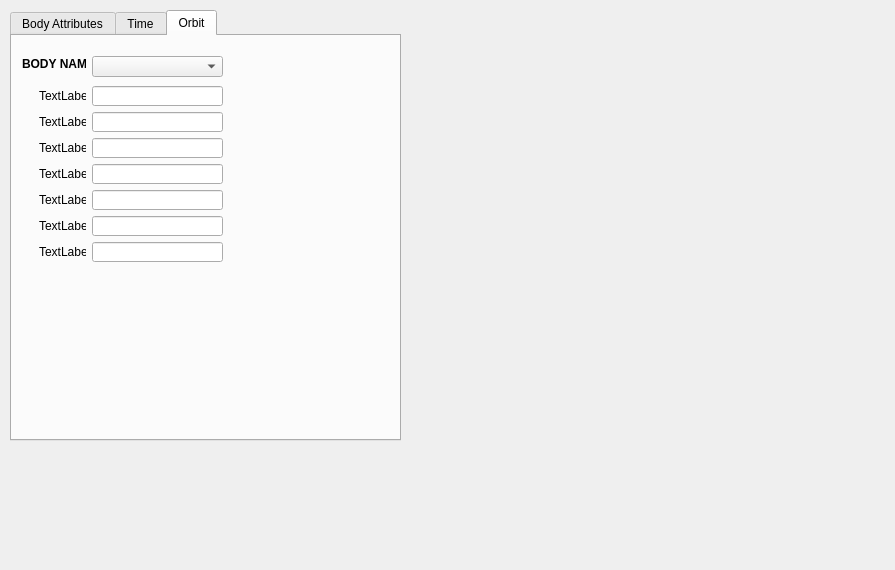
<?xml version="1.0" encoding="UTF-8"?>
<ui version="4.0">
 <class>wdg_epoch</class>
 <widget class="QWidget" name="wdg_epoch">
  <property name="geometry">
   <rect>
    <x>0</x>
    <y>0</y>
    <width>895</width>
    <height>570</height>
   </rect>
  </property>
  <property name="windowTitle">
   <string>Epoch Widget</string>
  </property>
  <widget class="QTabWidget" name="tabWidget">
   <property name="geometry">
    <rect>
     <x>10</x>
     <y>10</y>
     <width>391</width>
     <height>431</height>
    </rect>
   </property>
   <property name="currentIndex">
    <number>2</number>
   </property>
   <widget class="QWidget" name="tab_body">
    <attribute name="title">
     <string>Body Attributes</string>
    </attribute>
    <widget class="QWidget" name="widget_body_attr" native="true">
     <property name="geometry">
      <rect>
       <x>10</x>
       <y>10</y>
       <width>211</width>
       <height>321</height>
      </rect>
     </property>
     <widget class="QLineEdit" name="lineEdit_J3">
      <property name="geometry">
       <rect>
        <x>70</x>
        <y>290</y>
        <width>133</width>
        <height>20</height>
       </rect>
      </property>
     </widget>
     <widget class="QLineEdit" name="lineEdit_J2">
      <property name="geometry">
       <rect>
        <x>70</x>
        <y>264</y>
        <width>133</width>
        <height>20</height>
       </rect>
      </property>
     </widget>
     <widget class="QLineEdit" name="lineEdit_Rmean">
      <property name="geometry">
       <rect>
        <x>70</x>
        <y>160</y>
        <width>133</width>
        <height>20</height>
       </rect>
      </property>
     </widget>
     <widget class="QLabel" name="label_symbol">
      <property name="geometry">
       <rect>
        <x>0</x>
        <y>108</y>
        <width>61</width>
        <height>16</height>
       </rect>
      </property>
      <property name="text">
       <string>&lt;html&gt;&lt;head/&gt;&lt;body&gt;&lt;p&gt;&lt;span style=&quot; font-weight:600;&quot;&gt;symbol&lt;/span&gt;&lt;/p&gt;&lt;/body&gt;&lt;/html&gt;</string>
      </property>
      <property name="alignment">
       <set>Qt::AlignRight|Qt::AlignTrailing|Qt::AlignVCenter</set>
      </property>
     </widget>
     <widget class="QLabel" name="label_J2">
      <property name="geometry">
       <rect>
        <x>0</x>
        <y>264</y>
        <width>61</width>
        <height>16</height>
       </rect>
      </property>
      <property name="text">
       <string>&lt;html&gt;&lt;head/&gt;&lt;body&gt;&lt;p&gt;&lt;span style=&quot; font-weight:600;&quot;&gt;J2&lt;/span&gt;&lt;/p&gt;&lt;/body&gt;&lt;/html&gt;</string>
      </property>
      <property name="alignment">
       <set>Qt::AlignRight|Qt::AlignTrailing|Qt::AlignVCenter</set>
      </property>
     </widget>
     <widget class="QLabel" name="label_name">
      <property name="geometry">
       <rect>
        <x>0</x>
        <y>82</y>
        <width>61</width>
        <height>16</height>
       </rect>
      </property>
      <property name="text">
       <string>&lt;html&gt;&lt;head/&gt;&lt;body&gt;&lt;p&gt;&lt;span style=&quot; font-weight:600;&quot;&gt;name&lt;/span&gt;&lt;/p&gt;&lt;/body&gt;&lt;/html&gt;</string>
      </property>
      <property name="alignment">
       <set>Qt::AlignRight|Qt::AlignTrailing|Qt::AlignVCenter</set>
      </property>
     </widget>
     <widget class="QLabel" name="label_R">
      <property name="geometry">
       <rect>
        <x>0</x>
        <y>134</y>
        <width>61</width>
        <height>16</height>
       </rect>
      </property>
      <property name="text">
       <string>&lt;html&gt;&lt;head/&gt;&lt;body&gt;&lt;p&gt;&lt;span style=&quot; font-weight:600;&quot;&gt;R&lt;/span&gt;&lt;/p&gt;&lt;/body&gt;&lt;/html&gt;</string>
      </property>
      <property name="alignment">
       <set>Qt::AlignRight|Qt::AlignTrailing|Qt::AlignVCenter</set>
      </property>
     </widget>
     <widget class="QLabel" name="label_J3">
      <property name="geometry">
       <rect>
        <x>0</x>
        <y>290</y>
        <width>61</width>
        <height>16</height>
       </rect>
      </property>
      <property name="text">
       <string>&lt;html&gt;&lt;head/&gt;&lt;body&gt;&lt;p&gt;&lt;span style=&quot; font-weight:600;&quot;&gt;J3&lt;/span&gt;&lt;/p&gt;&lt;/body&gt;&lt;/html&gt;</string>
      </property>
      <property name="alignment">
       <set>Qt::AlignRight|Qt::AlignTrailing|Qt::AlignVCenter</set>
      </property>
     </widget>
     <widget class="QComboBox" name="comboBodyName">
      <property name="geometry">
       <rect>
        <x>70</x>
        <y>4</y>
        <width>131</width>
        <height>20</height>
       </rect>
      </property>
     </widget>
     <widget class="QLineEdit" name="lineEdit_Rpolar">
      <property name="geometry">
       <rect>
        <x>70</x>
        <y>186</y>
        <width>133</width>
        <height>20</height>
       </rect>
      </property>
     </widget>
     <widget class="QLabel" name="label_body_name">
      <property name="geometry">
       <rect>
        <x>0</x>
        <y>4</y>
        <width>64</width>
        <height>16</height>
       </rect>
      </property>
      <property name="text">
       <string>&lt;html&gt;&lt;head/&gt;&lt;body&gt;&lt;p&gt;&lt;span style=&quot; font-weight:600;&quot;&gt;BODY NAME&lt;/span&gt;&lt;/p&gt;&lt;/body&gt;&lt;/html&gt;</string>
      </property>
     </widget>
     <widget class="QLabel" name="label_mass">
      <property name="geometry">
       <rect>
        <x>0</x>
        <y>238</y>
        <width>61</width>
        <height>16</height>
       </rect>
      </property>
      <property name="text">
       <string>&lt;html&gt;&lt;head/&gt;&lt;body&gt;&lt;p&gt;&lt;span style=&quot; font-weight:600;&quot;&gt;mass&lt;/span&gt;&lt;/p&gt;&lt;/body&gt;&lt;/html&gt;</string>
      </property>
      <property name="alignment">
       <set>Qt::AlignRight|Qt::AlignTrailing|Qt::AlignVCenter</set>
      </property>
     </widget>
     <widget class="QLineEdit" name="lineEdit_symbol">
      <property name="geometry">
       <rect>
        <x>70</x>
        <y>108</y>
        <width>133</width>
        <height>20</height>
       </rect>
      </property>
     </widget>
     <widget class="QLineEdit" name="lineEdit_k">
      <property name="geometry">
       <rect>
        <x>70</x>
        <y>56</y>
        <width>133</width>
        <height>20</height>
       </rect>
      </property>
     </widget>
     <widget class="QLabel" name="label_parent">
      <property name="geometry">
       <rect>
        <x>0</x>
        <y>30</y>
        <width>61</width>
        <height>16</height>
       </rect>
      </property>
      <property name="text">
       <string>&lt;html&gt;&lt;head/&gt;&lt;body&gt;&lt;p&gt;&lt;span style=&quot; font-weight:600;&quot;&gt;parent&lt;/span&gt;&lt;/p&gt;&lt;/body&gt;&lt;/html&gt;</string>
      </property>
      <property name="alignment">
       <set>Qt::AlignRight|Qt::AlignTrailing|Qt::AlignVCenter</set>
      </property>
     </widget>
     <widget class="QLineEdit" name="lineEdit_rot_period">
      <property name="geometry">
       <rect>
        <x>70</x>
        <y>212</y>
        <width>133</width>
        <height>20</height>
       </rect>
      </property>
     </widget>
     <widget class="QLineEdit" name="lineEdit_name">
      <property name="geometry">
       <rect>
        <x>70</x>
        <y>82</y>
        <width>133</width>
        <height>20</height>
       </rect>
      </property>
     </widget>
     <widget class="QLabel" name="label_Rmean">
      <property name="geometry">
       <rect>
        <x>0</x>
        <y>160</y>
        <width>61</width>
        <height>16</height>
       </rect>
      </property>
      <property name="text">
       <string>&lt;html&gt;&lt;head/&gt;&lt;body&gt;&lt;p&gt;&lt;span style=&quot; font-weight:600;&quot;&gt;R_mean&lt;/span&gt;&lt;/p&gt;&lt;/body&gt;&lt;/html&gt;</string>
      </property>
      <property name="alignment">
       <set>Qt::AlignRight|Qt::AlignTrailing|Qt::AlignVCenter</set>
      </property>
     </widget>
     <widget class="QLabel" name="label_Rpolar">
      <property name="geometry">
       <rect>
        <x>0</x>
        <y>186</y>
        <width>61</width>
        <height>16</height>
       </rect>
      </property>
      <property name="text">
       <string>&lt;html&gt;&lt;head/&gt;&lt;body&gt;&lt;p&gt;&lt;span style=&quot; font-weight:600;&quot;&gt;R_polar&lt;/span&gt;&lt;/p&gt;&lt;/body&gt;&lt;/html&gt;</string>
      </property>
      <property name="alignment">
       <set>Qt::AlignRight|Qt::AlignTrailing|Qt::AlignVCenter</set>
      </property>
     </widget>
     <widget class="QLineEdit" name="lineEdit_parent">
      <property name="geometry">
       <rect>
        <x>70</x>
        <y>30</y>
        <width>133</width>
        <height>20</height>
       </rect>
      </property>
     </widget>
     <widget class="QLineEdit" name="lineEdit_R">
      <property name="geometry">
       <rect>
        <x>70</x>
        <y>134</y>
        <width>133</width>
        <height>20</height>
       </rect>
      </property>
     </widget>
     <widget class="QLabel" name="label_rot_period">
      <property name="geometry">
       <rect>
        <x>0</x>
        <y>210</y>
        <width>61</width>
        <height>21</height>
       </rect>
      </property>
      <property name="text">
       <string>&lt;html&gt;&lt;head/&gt;&lt;body&gt;&lt;p&gt;&lt;span style=&quot; font-weight:600;&quot;&gt;rot_period&lt;/span&gt;&lt;/p&gt;&lt;/body&gt;&lt;/html&gt;</string>
      </property>
      <property name="scaledContents">
       <bool>true</bool>
      </property>
      <property name="alignment">
       <set>Qt::AlignRight|Qt::AlignTrailing|Qt::AlignVCenter</set>
      </property>
      <property name="wordWrap">
       <bool>true</bool>
      </property>
      <property name="margin">
       <number>-1</number>
      </property>
     </widget>
     <widget class="QLabel" name="label_k">
      <property name="geometry">
       <rect>
        <x>0</x>
        <y>56</y>
        <width>61</width>
        <height>16</height>
       </rect>
      </property>
      <property name="text">
       <string>&lt;html&gt;&lt;head/&gt;&lt;body&gt;&lt;p&gt;&lt;span style=&quot; font-weight:600;&quot;&gt;k&lt;/span&gt;&lt;/p&gt;&lt;/body&gt;&lt;/html&gt;</string>
      </property>
      <property name="alignment">
       <set>Qt::AlignRight|Qt::AlignTrailing|Qt::AlignVCenter</set>
      </property>
     </widget>
     <widget class="QLineEdit" name="lineEdit_mass">
      <property name="geometry">
       <rect>
        <x>70</x>
        <y>238</y>
        <width>133</width>
        <height>20</height>
       </rect>
      </property>
     </widget>
    </widget>
   </widget>
   <widget class="QWidget" name="tab_time">
    <attribute name="title">
     <string>Time</string>
    </attribute>
    <widget class="QWidget" name="widget_time_ctrl" native="true">
     <property name="geometry">
      <rect>
       <x>10</x>
       <y>10</y>
       <width>211</width>
       <height>241</height>
      </rect>
     </property>
     <widget class="QDateTimeEdit" name="ref_epoch">
      <property name="geometry">
       <rect>
        <x>10</x>
        <y>30</y>
        <width>111</width>
        <height>22</height>
       </rect>
      </property>
      <property name="alignment">
       <set>Qt::AlignCenter</set>
      </property>
     </widget>
     <widget class="QSlider" name="t_warp_mant">
      <property name="geometry">
       <rect>
        <x>140</x>
        <y>10</y>
        <width>22</width>
        <height>191</height>
       </rect>
      </property>
      <property name="value">
       <number>1</number>
      </property>
      <property name="tracking">
       <bool>true</bool>
      </property>
      <property name="orientation">
       <enum>Qt::Vertical</enum>
      </property>
      <property name="tickPosition">
       <enum>QSlider::TicksAbove</enum>
      </property>
      <property name="tickInterval">
       <number>10</number>
      </property>
     </widget>
     <widget class="QCheckBox" name="chk_is_reverse">
      <property name="geometry">
       <rect>
        <x>30</x>
        <y>110</y>
        <width>70</width>
        <height>21</height>
       </rect>
      </property>
      <property name="text">
       <string>isReverse</string>
      </property>
     </widget>
     <widget class="QLineEdit" name="t_warp_max">
      <property name="geometry">
       <rect>
        <x>170</x>
        <y>20</y>
        <width>21</width>
        <height>20</height>
       </rect>
      </property>
      <property name="text">
       <string>99</string>
      </property>
     </widget>
     <widget class="QLineEdit" name="time_warp">
      <property name="geometry">
       <rect>
        <x>80</x>
        <y>210</y>
        <width>41</width>
        <height>20</height>
       </rect>
      </property>
      <property name="placeholderText">
       <string>time_warp</string>
      </property>
     </widget>
     <widget class="QLabel" name="label_sysepoch">
      <property name="geometry">
       <rect>
        <x>10</x>
        <y>150</y>
        <width>111</width>
        <height>16</height>
       </rect>
      </property>
      <property name="text">
       <string>&lt;html&gt;&lt;head/&gt;&lt;body&gt;&lt;p&gt;&lt;span style=&quot; font-weight:600;&quot;&gt;SYSTEM EPOCH&lt;/span&gt;&lt;/p&gt;&lt;/body&gt;&lt;/html&gt;</string>
      </property>
      <property name="textFormat">
       <enum>Qt::AutoText</enum>
      </property>
      <property name="alignment">
       <set>Qt::AlignCenter</set>
      </property>
     </widget>
     <widget class="QCheckBox" name="chk_is_running">
      <property name="geometry">
       <rect>
        <x>30</x>
        <y>100</y>
        <width>70</width>
        <height>17</height>
       </rect>
      </property>
      <property name="text">
       <string>isRunninng</string>
      </property>
     </widget>
     <widget class="QSpinBox" name="t_warp_exp">
      <property name="geometry">
       <rect>
        <x>150</x>
        <y>210</y>
        <width>31</width>
        <height>22</height>
       </rect>
      </property>
      <property name="minimum">
       <number>-3</number>
      </property>
      <property name="maximum">
       <number>6</number>
      </property>
      <property name="value">
       <number>0</number>
      </property>
      <property name="displayIntegerBase">
       <number>10</number>
      </property>
     </widget>
     <widget class="QLineEdit" name="t_wartp_min">
      <property name="geometry">
       <rect>
        <x>170</x>
        <y>170</y>
        <width>20</width>
        <height>20</height>
       </rect>
      </property>
      <property name="text">
       <string>0</string>
      </property>
     </widget>
     <widget class="QDateTimeEdit" name="system_epoch">
      <property name="geometry">
       <rect>
        <x>10</x>
        <y>170</y>
        <width>111</width>
        <height>22</height>
       </rect>
      </property>
      <property name="alignment">
       <set>Qt::AlignCenter</set>
      </property>
     </widget>
     <widget class="QLabel" name="label_ref_epoch">
      <property name="geometry">
       <rect>
        <x>10</x>
        <y>10</y>
        <width>111</width>
        <height>16</height>
       </rect>
      </property>
      <property name="text">
       <string>&lt;html&gt;&lt;head/&gt;&lt;body&gt;&lt;p&gt;&lt;span style=&quot; font-weight:600;&quot;&gt;REFERENCE EPOCH&lt;/span&gt;&lt;/p&gt;&lt;/body&gt;&lt;/html&gt;</string>
      </property>
      <property name="alignment">
       <set>Qt::AlignCenter</set>
      </property>
     </widget>
     <widget class="QLabel" name="label_time_warp">
      <property name="geometry">
       <rect>
        <x>10</x>
        <y>210</y>
        <width>71</width>
        <height>16</height>
       </rect>
      </property>
      <property name="text">
       <string>&lt;html&gt;&lt;head/&gt;&lt;body&gt;&lt;p&gt;&lt;span style=&quot; font-weight:600;&quot;&gt;TIME WARP&lt;/span&gt;&lt;/p&gt;&lt;/body&gt;&lt;/html&gt;</string>
      </property>
      <property name="alignment">
       <set>Qt::AlignLeading|Qt::AlignLeft|Qt::AlignVCenter</set>
      </property>
     </widget>
     <widget class="QLabel" name="label_exp">
      <property name="geometry">
       <rect>
        <x>120</x>
        <y>210</y>
        <width>31</width>
        <height>16</height>
       </rect>
      </property>
      <property name="text">
       <string>&lt;html&gt;&lt;head/&gt;&lt;body&gt;&lt;p&gt;&lt;span style=&quot; font-weight:600;&quot;&gt;*10^&lt;/span&gt;&lt;/p&gt;&lt;/body&gt;&lt;/html&gt;</string>
      </property>
      <property name="alignment">
       <set>Qt::AlignRight|Qt::AlignTrailing|Qt::AlignVCenter</set>
      </property>
     </widget>
     <widget class="QLabel" name="label_elapsed">
      <property name="geometry">
       <rect>
        <x>10</x>
        <y>60</y>
        <width>111</width>
        <height>20</height>
       </rect>
      </property>
      <property name="text">
       <string>&lt;html&gt;&lt;head/&gt;&lt;body&gt;&lt;p&gt;&lt;span style=&quot; font-weight:600;&quot;&gt;ELAPSED REAL TIME&lt;/span&gt;&lt;/p&gt;&lt;/body&gt;&lt;/html&gt;</string>
      </property>
      <property name="alignment">
       <set>Qt::AlignCenter</set>
      </property>
     </widget>
     <widget class="QTimeEdit" name="time_elapsed">
      <property name="geometry">
       <rect>
        <x>10</x>
        <y>80</y>
        <width>111</width>
        <height>16</height>
       </rect>
      </property>
      <property name="alignment">
       <set>Qt::AlignCenter</set>
      </property>
     </widget>
    </widget>
   </widget>
   <widget class="QWidget" name="tab_orbit">
    <attribute name="title">
     <string>Orbit</string>
    </attribute>
    <widget class="QWidget" name="widget_2" native="true">
     <property name="geometry">
      <rect>
       <x>0</x>
       <y>0</y>
       <width>321</width>
       <height>331</height>
      </rect>
     </property>
     <widget class="QWidget" name="widget" native="true">
      <property name="geometry">
       <rect>
        <x>10</x>
        <y>10</y>
        <width>301</width>
        <height>231</height>
       </rect>
      </property>
      <widget class="QComboBox" name="comboBodyName_2">
       <property name="geometry">
        <rect>
         <x>70</x>
         <y>10</y>
         <width>131</width>
         <height>21</height>
        </rect>
       </property>
      </widget>
      <widget class="QLabel" name="label_3">
       <property name="geometry">
        <rect>
         <x>17</x>
         <y>92</y>
         <width>47</width>
         <height>20</height>
        </rect>
       </property>
       <property name="text">
        <string>TextLabel</string>
       </property>
      </widget>
      <widget class="QLineEdit" name="lineEdit_3">
       <property name="geometry">
        <rect>
         <x>70</x>
         <y>92</y>
         <width>131</width>
         <height>20</height>
        </rect>
       </property>
      </widget>
      <widget class="QLabel" name="label_6">
       <property name="geometry">
        <rect>
         <x>17</x>
         <y>170</y>
         <width>47</width>
         <height>20</height>
        </rect>
       </property>
       <property name="text">
        <string>TextLabel</string>
       </property>
      </widget>
      <widget class="QLineEdit" name="lineEdit_4">
       <property name="geometry">
        <rect>
         <x>70</x>
         <y>118</y>
         <width>131</width>
         <height>20</height>
        </rect>
       </property>
      </widget>
      <widget class="QLabel" name="label_5">
       <property name="geometry">
        <rect>
         <x>17</x>
         <y>144</y>
         <width>47</width>
         <height>20</height>
        </rect>
       </property>
       <property name="text">
        <string>TextLabel</string>
       </property>
      </widget>
      <widget class="QLineEdit" name="lineEdit_2">
       <property name="geometry">
        <rect>
         <x>70</x>
         <y>66</y>
         <width>131</width>
         <height>20</height>
        </rect>
       </property>
      </widget>
      <widget class="QLabel" name="label">
       <property name="geometry">
        <rect>
         <x>17</x>
         <y>40</y>
         <width>47</width>
         <height>20</height>
        </rect>
       </property>
       <property name="text">
        <string>TextLabel</string>
       </property>
      </widget>
      <widget class="QLabel" name="label_body_name_2">
       <property name="geometry">
        <rect>
         <x>0</x>
         <y>10</y>
         <width>64</width>
         <height>16</height>
        </rect>
       </property>
       <property name="text">
        <string>&lt;html&gt;&lt;head/&gt;&lt;body&gt;&lt;p&gt;&lt;span style=&quot; font-weight:600;&quot;&gt;BODY NAME&lt;/span&gt;&lt;/p&gt;&lt;/body&gt;&lt;/html&gt;</string>
       </property>
      </widget>
      <widget class="QLabel" name="label_2">
       <property name="geometry">
        <rect>
         <x>17</x>
         <y>66</y>
         <width>47</width>
         <height>20</height>
        </rect>
       </property>
       <property name="text">
        <string>TextLabel</string>
       </property>
      </widget>
      <widget class="QLineEdit" name="lineEdit_5">
       <property name="geometry">
        <rect>
         <x>70</x>
         <y>144</y>
         <width>131</width>
         <height>20</height>
        </rect>
       </property>
      </widget>
      <widget class="QLineEdit" name="lineEdit_7">
       <property name="geometry">
        <rect>
         <x>70</x>
         <y>196</y>
         <width>131</width>
         <height>20</height>
        </rect>
       </property>
      </widget>
      <widget class="QLineEdit" name="lineEdit_6">
       <property name="geometry">
        <rect>
         <x>70</x>
         <y>170</y>
         <width>131</width>
         <height>20</height>
        </rect>
       </property>
      </widget>
      <widget class="QLabel" name="label_7">
       <property name="geometry">
        <rect>
         <x>17</x>
         <y>196</y>
         <width>47</width>
         <height>20</height>
        </rect>
       </property>
       <property name="text">
        <string>TextLabel</string>
       </property>
      </widget>
      <widget class="QLabel" name="label_4">
       <property name="geometry">
        <rect>
         <x>17</x>
         <y>118</y>
         <width>47</width>
         <height>20</height>
        </rect>
       </property>
       <property name="text">
        <string>TextLabel</string>
       </property>
      </widget>
      <widget class="QLineEdit" name="lineEdit">
       <property name="geometry">
        <rect>
         <x>70</x>
         <y>40</y>
         <width>131</width>
         <height>20</height>
        </rect>
       </property>
      </widget>
     </widget>
    </widget>
   </widget>
  </widget>
 </widget>
 <resources/>
 <connections/>
</ui>
